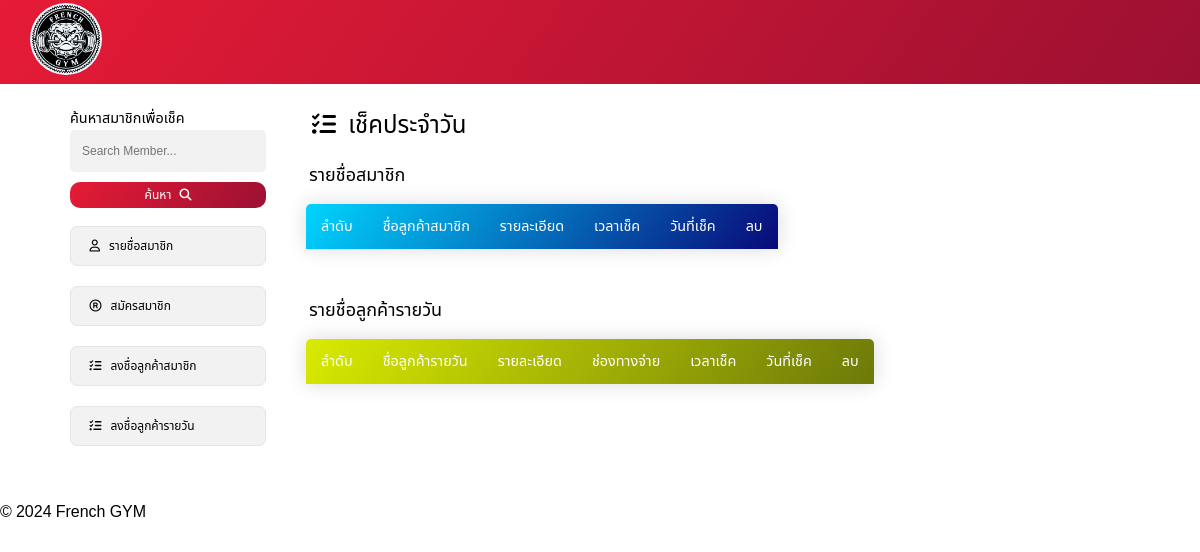
The page /check/ on the database as committed earlier.
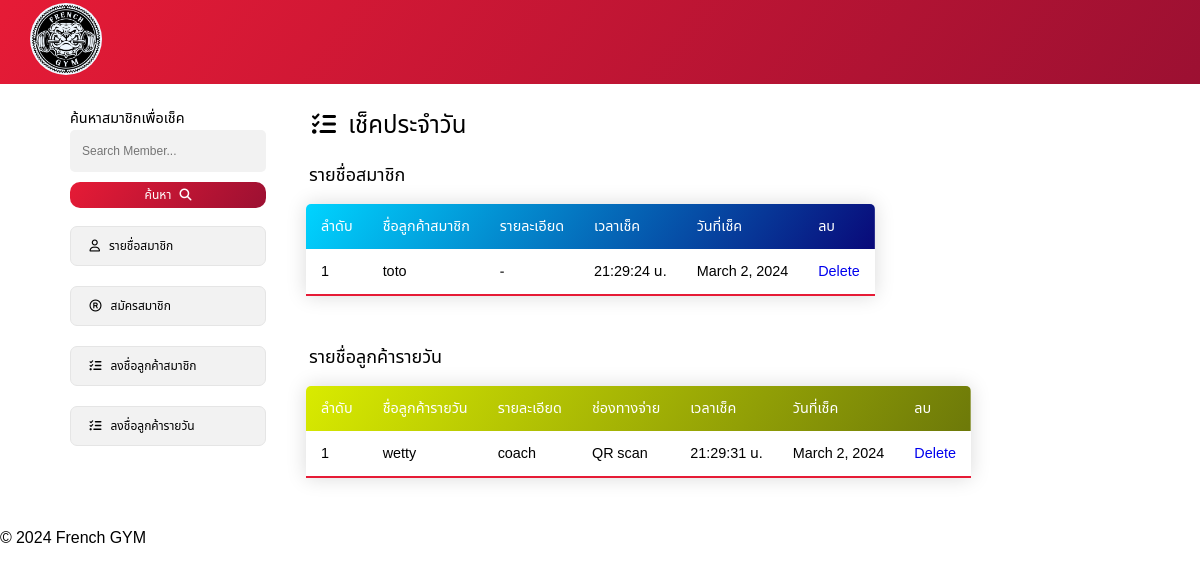
The same page on the database as committed later.
### membership/models.py (models this page shows, shortened)
class Member_checkin(models.Model):
    mem_check_id = models.AutoField(primary_key=True)
    name = models.CharField(max_length=100)
    tel = models.CharField(max_length=15)
    des = models.TextField()
    reg_current_time = models.CharField(max_length=20)
    date = models.DateField()

class Users(models.Model):
    user_id = models.AutoField(primary_key=True)
    name = models.CharField(max_length=20)
    des = models.TextField()
    pay = models.CharField(max_length=20)
    current_time = models.CharField(max_length=20)
    date = models.DateField()

### membership/views.py (the view)
# urls.py: path('check/', check),
def check(req):
    obj = Users.objects.all()
    member_check = Member_checkin.objects.all()
    return render(req, 'check_in.html', {'Users':obj, 'Member_check': member_check})

### membership/templates/check_in.html (shortened to what the changed rows need)
{% load static %}
<!DOCTYPE html>
<html lang="en">
<head>
    <link rel="stylesheet" href="{% static 'css/style.css' %}">
    <link rel="stylesheet" href="https://cdnjs.cloudflare.com/ajax/libs/font-awesome/6.5.1/css/all.min.css" />
</head>
<body>
    <div class="container">
        <div class="main-content">
            <div class="title-head">
                <h1 class="text-head">
                    <i class="fas fa-list-check"></i>
                    เช็คประจำวัน</h1>
            </div>
            <div class="container-table">
                <table class="table" cellpadding="0">
                    <thead>
                        <tr style="background: linear-gradient(125deg,#00d4ff, #090979);">
                            <th>ลำดับ</th>
                            <th>ชื่อลูกค้าสมาชิก</th>
                            <th>รายละเอียด</th>
                            <th>เวลาเช็ค</th>
                            <th>วันที่เช็ค</th>
                            <th>ลบ</th>
                        </tr>
                    </thead>
                    <tbody>
                        {% for r in Member_check %}
                        <tr>
                            <td>{{ forloop.counter }}</td>
                            <td>{{ r.name }}</td>
                            <td>{{ r.des }}</td>
                            <td>{{ r.reg_current_time }} น.</td>
                            <td>{{ r.date }}</td>
                            <td><a href="/delete_member_check/{{r.mem_check_id}}" class="button-delete">Delete</a></td>
                        </tr>
                        {% endfor %}
                    </tbody>
                </table>
            </div>
            <br>
            <div class="container-table">
                <table class="table">
                    <thead>
                        <tr style="background: linear-gradient(125deg,#d9eb00, #6d7909);">
                            <th>ลำดับ</th>
                            <th>ชื่อลูกค้ารายวัน</th>
                            <th>รายละเอียด</th>
                            <th>ช่องทางจ่าย</th>
                            <th>เวลาเช็ค</th>
                            <th>วันที่เช็ค</th>
                            <th>ลบ</th>
                        </tr>
                    </thead>
                    <tbody>
                        {% for i in Users %}
                        <tr>
                            <td>{{ forloop.counter }}</td>
                            <td>{{ i.name }}</td>
                            <td>{{ i.des }}</td>
                            <td>{{ i.pay }}</td>
                            <td>{{ i.current_time }} น.</td>
                            <td>{{ i.date }}</td>
                            <td><a href="/delete_user/{{i.user_id}}" class="button-delete">Delete</a></td>
                        </tr>
                        {% endfor %}
                    </tbody>
                </table>
            </div>
        </div>
    </div>
    <br>
</body>
</html>

Rows that differ between the two databases and show on the page:
added Member_checkin: name "toto", des "-", reg_current_time "21:29:24", date "March 2, 2024"
added Users: name "wetty", des "coach", pay "QR scan", current_time "21:29:31", date "March 2, 2024"
